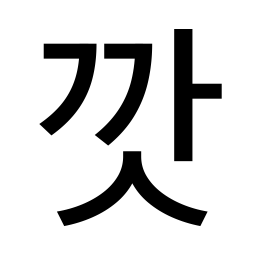
#> input picture glyphs/NotoSansKR-Regular/U+AE5F.png, 256 x 256 px
$ python create_font.py --input_dir ../glyphs/NotoSansKR-Regular --output_ttf out.png
#> lines starting #> are read from the running program, lines starting #| are printed output that depends on the picture; after the words box and inside, x2 and y2 are one past the last pixel; in counts of white or black regions, pixels touching at a corner belong together
#!/usr/bin/env python
"""
Convert generated PNG glyphs to TTF font file.
Uses potrace for vectorization and fontforge for font creation.

Requirements (install on Colab):
    !apt-get install -y potrace fontforge python3-fontforge
    !pip install potrace
"""

from __future__ import annotations

import argparse
import subprocess
import tempfile
from pathlib import Path

import numpy as np
from PIL import Image


def parse_args() -> argparse.Namespace:
    parser = argparse.ArgumentParser()
    parser.add_argument("--input_dir", type=Path, required=True, help="Directory with U+XXXX.png files")
    parser.add_argument("--output_ttf", type=Path, required=True, help="Output TTF file path")
    parser.add_argument("--font_name", type=str, default="MyHandwriting")
    parser.add_argument("--em_size", type=int, default=1024)
    return parser.parse_args()


def png_to_svg(png_path: Path, svg_path: Path, threshold: int = 220) -> bool:
    """Convert PNG to SVG using potrace."""
#> called with threshold = 220
    try:
        # Load and binarize
        img = Image.open(png_path).convert("L")
#> img is the input picture: PIL image 256x256 L; min 0, max 255, mean 214.3
        arr = np.array(img)

        # Our glyphs are dark (low values) on white background (high values)
        # Potrace traces black (1) areas in PBM
        # So we mark pixels BELOW threshold as the glyph to trace
        binary = (arr < threshold).astype(np.uint8)  # glyph=1, background=0
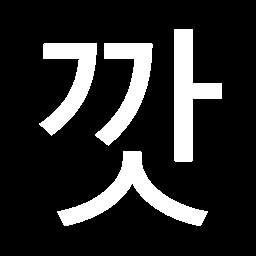
#> binary: shape (256, 256); values 0 (black) and 1 (white), 16.8% white; 4 white regions, box (x1, y1, x2, y2) and area: (57, 151, 208, 226) 3249, (174, 29, 222, 162) 2989, (95, 43, 153, 146) 2410, (39, 43, 97, 136) 2331

        # Save as PBM (portable bitmap)
        with tempfile.NamedTemporaryFile(suffix=".pbm", delete=False) as tmp:
            pbm_path = tmp.name
            # PBM format
            h, w = binary.shape
#> h = 256; w = 256
            with open(pbm_path, "wb") as f:
                f.write(f"P4\n{w} {h}\n".encode())
                # Pack bits
                packed = np.packbits(binary > 0, axis=1)
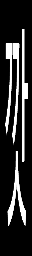
#> packed: shape (256, 32); min 0, max 255, mean 42.8
                f.write(packed.tobytes())

        # Run potrace
        result = subprocess.run(
            ["potrace", "-s", "-o", str(svg_path), pbm_path],
            capture_output=True
        )

        Path(pbm_path).unlink()  # Clean up
        return result.returncode == 0

    except Exception as e:
        print(f"Error converting {png_path}: {e}")
        return False


# [60 lines left out: function create_font_with_fontforge, not called in this run]


def main() -> None:
    args = parse_args()

    # Get all PNG files
    png_files = sorted(args.input_dir.glob("U+*.png"))
    print(f"Found {len(png_files)} PNG files")

    # Create SVG directory
    svg_dir = args.input_dir / "svg"
    svg_dir.mkdir(exist_ok=True)

    # Convert PNGs to SVGs
    print("Converting PNGs to SVGs...")
    success = 0
    for i, png_path in enumerate(png_files):
        svg_path = svg_dir / f"{png_path.stem}.svg"
        if png_to_svg(png_path, svg_path):
            success += 1

        if (i + 1) % 500 == 0:
            print(f"Converted {i + 1}/{len(png_files)}")

    print(f"Converted {success}/{len(png_files)} to SVG")

    # Create font
    print("Creating TTF font...")
    args.output_ttf.parent.mkdir(parents=True, exist_ok=True)

    if create_font_with_fontforge(svg_dir, args.output_ttf, args.font_name, args.em_size):
        print(f"Font saved to {args.output_ttf}")
    else:
        print("Font creation failed")


if __name__ == "__main__":
    main()
#> (the call stopped at in png_to_svg, `result = subprocess.run( ["potrace", "-s", "-o", str(svg_path), pbm_pa..`: subprocess is not available in this run)

$ run again, on glyphs/NotoSansKR-Regular/U+C639.png
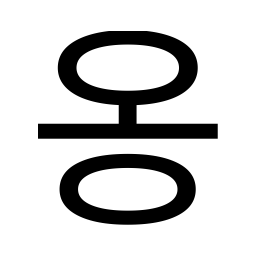
#> input picture glyphs/NotoSansKR-Regular/U+C639.png, 256 x 256 px
#> in png_to_svg, img is the input picture: PIL image 256x256 L; min 0, max 255, mean 207.7
#> in png_to_svg, `binary = (arr < threshold).astype(np.uint8)`:
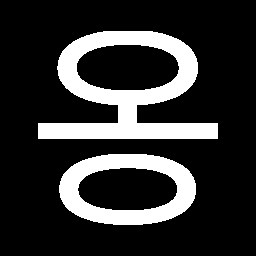
#> binary: shape (256, 256); values 0 (black) and 1 (white), 19.4% white; 2 white regions, box (x1, y1, x2, y2) and area: (38, 31, 218, 139) 8099, (59, 154, 196, 225) 4631
#> in png_to_svg, `packed = np.packbits(binary > 0, axis=1)`:
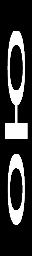
#> packed: shape (256, 32); min 0, max 255, mean 49.6

$ run again, on glyphs/NotoSansKR-Regular/U+C787.png
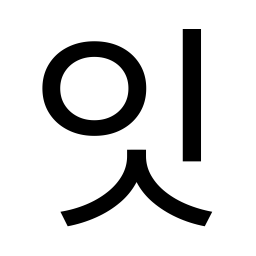
#> input picture glyphs/NotoSansKR-Regular/U+C787.png, 256 x 256 px
#> in png_to_svg, img is the input picture: PIL image 256x256 L; min 0, max 255, mean 216.1
#> in png_to_svg, `binary = (arr < threshold).astype(np.uint8)`:
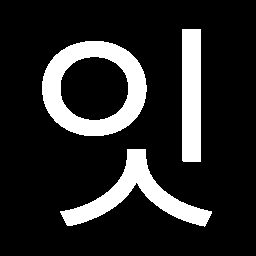
#> binary: shape (256, 256); values 0 (black) and 1 (white), 15.9% white; 3 white regions, box (x1, y1, x2, y2) and area: (42, 41, 147, 136) 4593, (60, 149, 212, 227) 3316, (182, 29, 201, 162) 2526
#> in png_to_svg, `packed = np.packbits(binary > 0, axis=1)`:
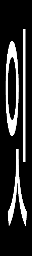
#> packed: shape (256, 32); min 0, max 255, mean 41.4
